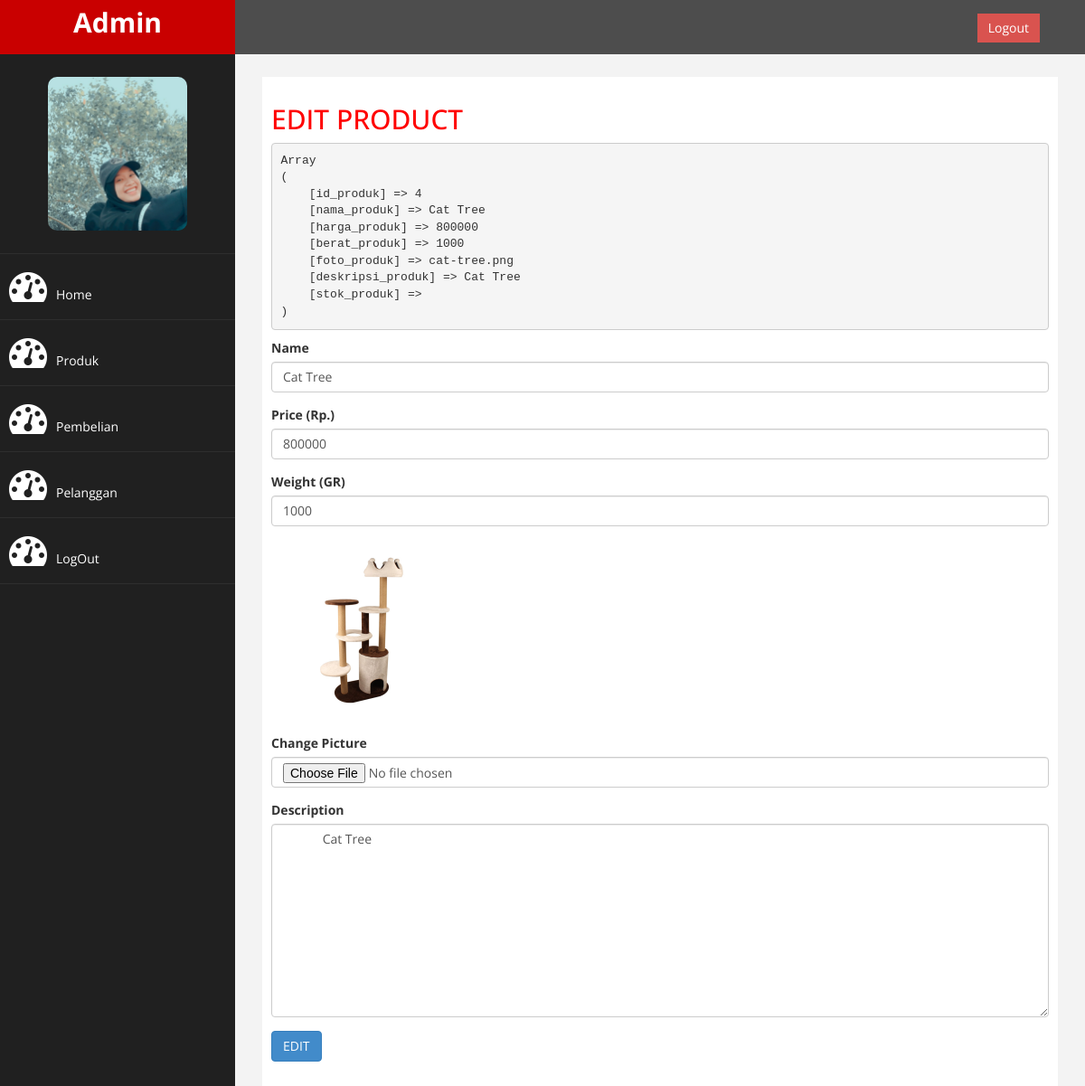
Before: /admin/index.php?halaman=ubahproduk&id=4 (signed in) with the older database file.
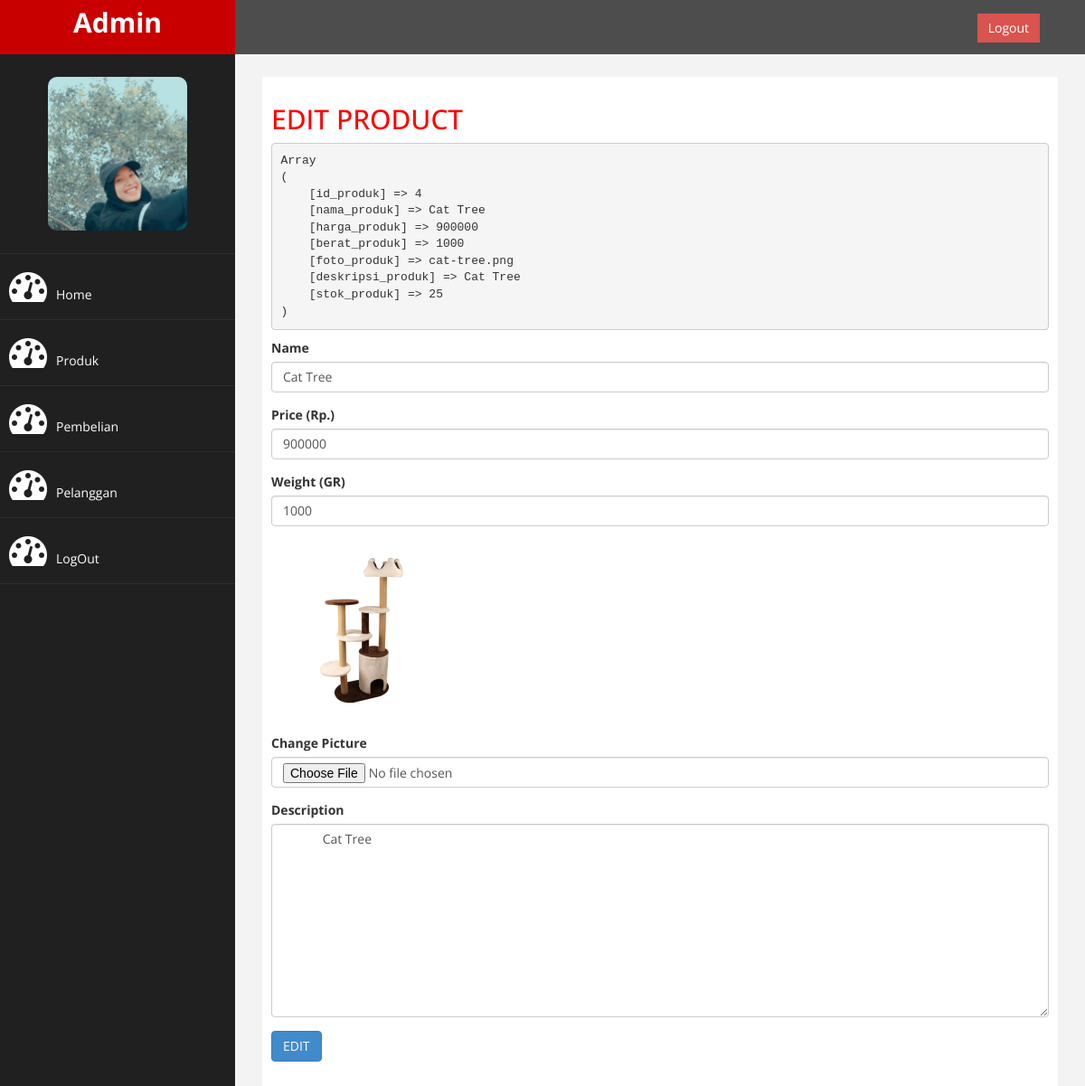
After: the same page with the newer database file.
### tables this page shows
CREATE TABLE `produk` (
  `id_produk` int(11) NOT NULL,
  `nama_produk` varchar(100) NOT NULL,
  `harga_produk` int(11) NOT NULL,
  `berat_produk` int(11) NOT NULL,
  `foto_produk` varchar(100) NOT NULL,
  `deskripsi_produk` text NOT NULL,
  `stok_produk` int(100) NOT NULL
);

### admin/ubahproduk.php (the view, shortened to what this page needs)
<h2>EDIT PRODUCT</h2>
<?php
$ambil=$koneksi->query("SELECT * FROM produk WHERE id_produk='$_GET[id]'");
$pecah=$ambil->fetch_assoc();
echo "<pre>";
print_r($pecah);
echo "</pre>";
?>
<form method="post" enctype="multipart/form-data">
    <div class="form-group">
        <label>Name</label>
        <input type="text" class="form-control" Name="nama" value="<?php echo $pecah['nama_produk']?>">
    </div>
    <div class="form-group">
        <label>Price (Rp.)</label>
        <input type="Number" class="form-control" Name="harga" value="<?php echo $pecah['harga_produk']?>">
    </div>
    <div class="form-group">
        <label>Weight (GR)</label>
        <input type="number" class="form-control" Name="berat" value="<?php echo $pecah['berat_produk']?>">
    </div>
    <div class="form-group">
        <img src="fotoproduk/<?php echo $pecah['foto_produk']?>" width="200">
    </div>
    <div class="form-group">
        <label>Change Picture</label>
        <input type="file" class="form-control" Name="foto">
    </div>
    <div class="form-group">
        <label>Description</label>
        <textarea class="form-control" name="deskripsi" rows="10">
            <?php echo $pecah['deskripsi_produk']; ?>
        </textarea>
    </div>
    <button class="btn btn-primary" name="ubah">EDIT</button>
</form>

### admin/index.php (shortened to what this page needs)
<?php
$koneksi = mysqli_connect("localhost", "root", "", "dbtoko");
?>
<!DOCTYPE html>
<html xmlns="http://www.w3.org/1999/xhtml">
<head>
    <link href="assets/css/bootstrap.css" rel="stylesheet" />
    <link href="assets/css/font-awesome.css" rel="stylesheet" />
    <link href="assets/js/morris/morris-0.4.3.min.css" rel="stylesheet" />
    <link href="assets/css/custom.css" rel="stylesheet" />
</head>
<body>
    <div id="wrapper">
        <nav class="navbar navbar-default navbar-cls-top " role="navigation" style="margin-bottom: 0">
            <div class="navbar-header">
                <a class="navbar-brand" href="index.html">Admin</a>
            </div>
  <div style="color: white;
padding: 15px 50px 5px 50px;
float: right;
font-size: 16px;"> &nbsp; <a href="login.html" class="btn btn-danger square-btn-adjust">Logout</a> </div>
        </nav>
                <nav class="navbar-default navbar-side" role="navigation">
            <div class="sidebar-collapse">
                <ul class="nav" id="main-menu">
				<li class="text-center">
                    <img src="assets/img/me.jpg" class="user-image img-responsive"/>
					</li>
                    <li><a href="index.php"><i class="fa fa-dashboard fa-3x"></i>Home</a></li>
                    <li><a href="index.php?halaman=produk"><i class="fa fa-dashboard fa-3x"></i>Produk</a></li>
                    <li><a href="index.php?halaman=pembelian"><i class="fa fa-dashboard fa-3x"></i>Pembelian</a></li>
                    <li><a href="index.php?halaman=pelanggan"><i class="fa fa-dashboard fa-3x"></i>Pelanggan</a></li>
                    <li><a href="index.php?halaman=logout"><i class="fa fa-dashboard fa-3x"></i>LogOut</a></li>
                </ul>
            </div>
        </nav>
        <div id="page-wrapper" >
            <div id="page-inner">
                <?php
                if (isset($_GET['halaman']))
                {
                    if ($_GET['halaman']=="produk")
                    {
                        include 'produk.php';
                    }
                    elseif ($_GET['halaman']=="pembelian")
                    {
                        include 'pembelian.php';
                    }
                    elseif ($_GET['halaman']=="pelanggan")
                    {
                        include 'pelanggan.php';
                    }
                    elseif ($_GET['halaman']=="detail")
                    {
                        include 'detail.php';
                    }
                    elseif ($_GET['halaman']=="tambahproduk")
                    {
                        include 'tambahproduk.php';
                    }
                    elseif ($_GET['halaman']=="tambahpelanggan")
                    {
                        include 'tambahpelanggan.php';
                    }
                    elseif ($_GET['halaman']=="hapusproduk")
                    {
                        include 'hapusproduk.php';
                    }
                    elseif ($_GET['halaman']=="hapuspelanggan")
                    {
                        include 'hapuspelanggan.php';
                    }
                    elseif ($_GET['halaman']=="ubahproduk")
                    {
                        include 'ubahproduk.php';
                    }
                    elseif ($_GET['halaman']=="ubahpelanggan")
                    {
                        include 'ubahpelanggan.php';
                    }
                    elseif ($_GET['halaman']=="logout")
                    {
                        include 'logout.php';
                    }
                }
                else
                {
                    include 'home.php ';
                }
                ?>
            </div>
            </div>
        </div>
</body>
</html>

Changed rows visible on the page:
changed produk "Cat Tree": harga "800000" → "900000"
Other visible differences:
text no longer shown: "Array ( [id_produk] => 4 [nama_produk] => Cat Tree [harga_produk] => 800000 [berat_produk] => 1000 [foto_produk] => cat-tree.png [deskripsi_produk] => Cat Tree [stok_produk] => )"
text now shown: "Array ( [id_produk] => 4 [nama_produk] => Cat Tree [harga_produk] => 900000 [berat_produk] => 1000 [foto_produk] => cat-tree.png [deskripsi_produk] => Cat Tree [stok_produk] => 25 )"
